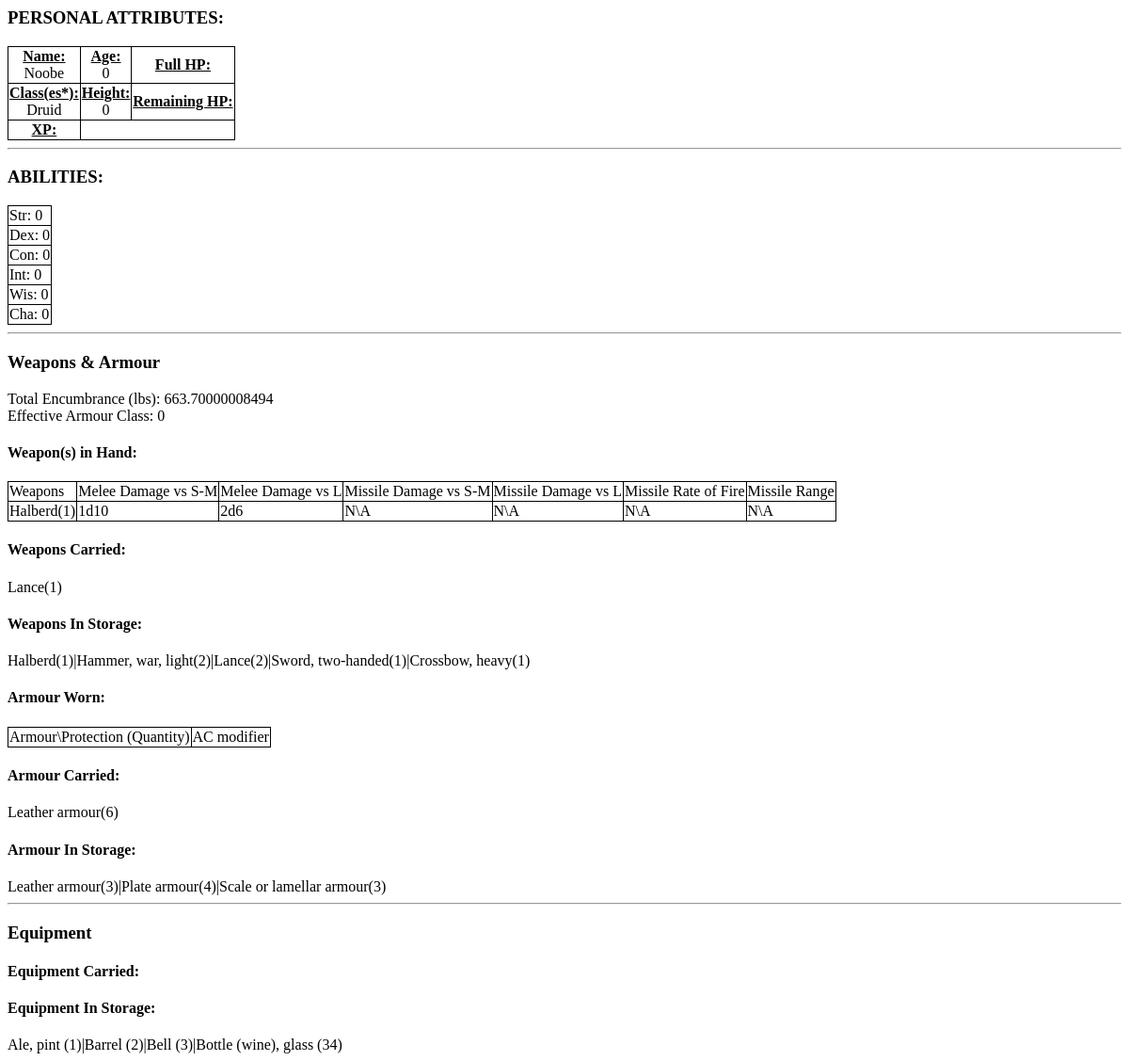
The page /osric_character_tools/charactersheet.php?CharacterId=114 on the database its author committed.
### tables this page shows
CREATE TABLE IF NOT EXISTS `characters` (
  `CharacterName` varchar(255) NOT NULL,
  `CharacterGender` int(11) NOT NULL,
  `CharacterAge` float NOT NULL,
  `CharacterHeight` float NOT NULL,
  `CharacterWeight` float NOT NULL,
  `CharacterId` bigint(20) unsigned NOT NULL AUTO_INCREMENT,
  `CharacterAlignment` int(11) NOT NULL,
  `RaceId` bigint(20) NOT NULL,
  PRIMARY KEY (`CharacterId`)
);

CREATE TABLE IF NOT EXISTS `character_abilities` (
  `CharacterId` bigint(20) NOT NULL,
  `AbilityId` bigint(20) NOT NULL,
  `Value` float NOT NULL
);

CREATE TABLE IF NOT EXISTS `abilities` (
  `AbilityId` bigint(20) NOT NULL AUTO_INCREMENT,
  `AbilityLongName` varchar(32) NOT NULL,
  `AbilityShortName` varchar(8) NOT NULL,
  PRIMARY KEY (`AbilityId`)
);

CREATE TABLE IF NOT EXISTS `character_items` (
  `CharacterItemId` bigint(20) NOT NULL AUTO_INCREMENT,
  `CharacterId` bigint(20) NOT NULL,
  `ItemId` bigint(20) NOT NULL,
  `Quantity` int(11) NOT NULL,
  `ItemStatusId` int(11) NOT NULL DEFAULT '1',
  `Magic` int(11) NOT NULL,
  PRIMARY KEY (`CharacterItemId`)
);

CREATE TABLE IF NOT EXISTS `items` (
  `ItemName` varchar(64) DEFAULT NULL,
  `ItemEncumbrance` float NOT NULL,
  `ItemCost` decimal(10,2) NOT NULL,
  `ItemId` bigint(20) unsigned NOT NULL AUTO_INCREMENT,
  `ItemType` int(11) NOT NULL,
  UNIQUE KEY `ItemId` (`ItemId`)
);

CREATE TABLE IF NOT EXISTS `weapon_as_melee` (
  `WeaponId` bigint(20) NOT NULL,
  `DamageVsSmallOrMedium` int(11) NOT NULL,
  `DamageVsLarge` int(11) NOT NULL,
  `DamageModifierVsSmallOrMedium` int(11) NOT NULL,
  `DamageModifierVsLarge` int(11) NOT NULL,
  `DamageVsSmallOrMediumMultiples` int(11) NOT NULL DEFAULT '1',
  `DamageVsLargeMultiples` int(11) NOT NULL DEFAULT '1',
  `MeleeWeaponIndex` bigint(20) NOT NULL AUTO_INCREMENT,
  PRIMARY KEY (`MeleeWeaponIndex`)
);

### osric_character_tools/inc/OsricDb.php (called while the page is built, shortened)
<?php
class OsricDb
{
	protected $cxn;
	public function doInit($aHost,$aUser,$aPasswd)
	{
		$aDbname = "osric_db";
		$this->cxn = mysqli_connect($aHost,$aUser,$aPasswd,$aDbname) or die("Couldn't connect to server");
	}
	public function getCharacter($characterId)
	{
		if($characterId == -1)
		{
			$row['CharacterName'] = "Dummy";
			$row['CharacterGender'] = "1";
			$row['CharacterAge'] = "42";
			$row['CharacterHeight'] = "65";
		}
		else
		{
			$query = sprintf("SELECT * FROM characters WHERE CharacterId='%s'",$characterId);
			$result = mysqli_query($this->cxn,$query) or die("Couldn't execute query.");
			$row = mysqli_fetch_assoc($result);
		}
		return $row;
	}
	private function getCharacterClassesResultSet($characterId)
	{
		$query = sprintf("SELECT * FROM character_classes cc INNER JOIN classes c ON cc.ClassId = c.ClassId WHERE CharacterId='%s'",$characterId);
		$result = mysqli_query($this->cxn,$query) or die("Couldn't execute query: ".$query);
		return $result;
	}
	public function getCharacterClassesAsNames($characterId)
	{
		$result = $this->getCharacterClassesResultSet($characterId);
		for($classNames = array();$row = mysqli_fetch_assoc($result);$classNames[]=$row['ClassName']);
		return $classNames;
	}
	public function getCharacterAbilities($characterId)
	{
		$query = sprintf("SELECT * FROM character_abilities ca INNER JOIN abilities a on ca.AbilityId = a.AbilityId WHERE ca.CharacterId = '%s'",$characterId);
		$result = mysqli_query($this->cxn,$query) or die("Couldn't execute query: ".$query);
		for($result_set = array();$row = mysqli_fetch_assoc($result);$result_set[]=$row);
		return $result_set;
	}
	public function getCharacterStatus($characterId)
	{
		$query = sprintf("SELECT s.StatusId,s.DisplayName,cs.Value FROM status s LEFT JOIN character_status cs ON s.StatusId = cs.StatusId AND cs.CharacterId = '%s'",$characterId);
		$result = mysqli_query($this->cxn,$query) or die("Couldn't execute query:".$query);
		for($result_set = array();$row = mysqli_fetch_assoc($result);$result_set[]=$row);
		return $result_set;
	}
	public function getTotalEncumbranceItemsCarried($characterId)
	{
		$query = "SELECT SUM(e.TotalItemEncumbrance) AS TotalEncumbrance FROM (SELECT (i.ItemEncumbrance * ci.Quantity) AS TotalItemEncumbrance FROM character_items ci INNER JOIN items i ON ci.ItemId = i.ItemId WHERE ci.CharacterId = '{$characterId}') AS e";
		$result = mysqli_query($this->cxn,$query) or die("Couldn't execute query: ".$query);
		$row = mysqli_fetch_assoc($result);
		return $row['TotalEncumbrance'];
	}
	public function getTotalEncumbranceCoinsCarried($characterId)
	{
		$query = "SELECT SUM(e.TotalCoinEncumbrance) AS TotalEncumbrance FROM (SELECT (c.CoinEncumbranceInLbs * cc.Quantity) AS TotalCoinEncumbrance FROM character_coins cc INNER JOIN coins c ON cc.CoinId = c.CoinId WHERE cc.CharacterId = '{$characterId}') AS e";
    	$result = mysqli_query($this->cxn,$query) or die("Couldn't execute query: ".$query);
    	$row = mysqli_fetch_assoc($result);
    	return $row['TotalEncumbrance'];
	}
	public function getTotalEncumbranceOnPerson($characterId)
	{
		$totalEncumbranceItemsCarried = $this->getTotalEncumbranceItemsCarried($characterId);
		$totalEncumbranceCoinsCarried = $this->getTotalEncumbranceCoinsCarried($characterId);
		$totalEncumbranceOnPerson = $totalEncumbranceItemsCarried + $totalEncumbranceCoinsCarried;
		return $totalEncumbranceOnPerson;
	}
	public function getCharacterWeaponsInStorage($characterId)
	{
		return $this->getCharacterWeaponsByStatus($characterId, "1");
	}
	public function getCharacterWeaponsCarried($characterId)
	{
		return $this->getCharacterWeaponsByStatus($characterId, "2");
	}
	public function getCharacterWeaponsInUse($characterId)
	{
		return $this->getCharacterWeaponsByStatus($characterId, "3");
	}
	private function getCharacterWeaponsByStatus($characterId, $itemStatus)
	{
		return $this->getCharacterItemTypeByStatus($characterId, "2", $itemStatus);
	}
	private function getCharacterItemTypeByStatus($characterId, $itemType, $itemStatus)
	{
		$query = "SELECT i.ItemName,i.ItemEncumbrance,i.ItemCost,ci.Quantity,ci.Magic,ci.CharacterItemId,i.ItemId FROM character_items ci INNER JOIN items i ON ci.ItemId = i.ItemId WHERE ci.CharacterId = $characterId AND i.ItemType = $itemType AND ci.ItemStatusId = $itemStatus";
		$result = mysqli_query($this->cxn,$query) or die("Couldn't execute query: ".$query);
		for($result_set = array();$row = mysqli_fetch_assoc($result);$result_set[]=$row);
		return $result_set;
	}
	public function getCharacterBaseArmourClass($characterId)
	{
		$characterStatus = $this->getCharacterStatus($characterId);
		return $characterStatus['CharacterStatusArmourClass'];
	}
	public function getCharacterArmourEffectOnAC($characterId)
	{
		$combinedEffectOnAC = 0;
		$armourInUse = $this->getCharacterArmourInUse($characterId);
		return $combinedEffectOnAC;
	}
	public function getCharacterEffectiveArmourClass($characterId)
	{
		$baseArmourClass = $this->getCharacterBaseArmourClass($characterId);
		$combinedEffectOnAC = $this->getCharacterArmourEffectOnAC($characterId);
		return $baseArmourClass + $combinedEffectOnAC;
	}
	public function getCharacterArmourInStorage($characterId)
	{
		return $this->getCharacterArmourByStatus($characterId, "1");
	}
	public function getCharacterArmourCarried($characterId)
	{
		return $this->getCharacterArmourByStatus($characterId, "2");
	}
	public function getCharacterArmourInUse($characterId)
	{
		return $this->getCharacterArmourByStatus($characterId, "3");
	}
	private function getCharacterArmourByStatus($characterId, $itemStatus)
	{
		$query = "SELECT i.ItemName,a.ArmourEffectOnArmourClass,i.ItemEncumbrance,a.ArmourMovementRate,i.ItemCost,ci.Quantity,ci.Magic,ci.ItemStatusId,ci.CharacterItemId,i.ItemId FROM character_items ci INNER JOIN armour a ON ci.ItemId = a.ItemId INNER JOIN items i ON i.ItemId = a.ItemId WHERE ci.CharacterId = $characterId AND ci.ItemStatusId = $itemStatus";
		$result = mysqli_query($this->cxn,$query) or die("Couldn't execute query:".$query);
		for($result_set = array();$row = mysqli_fetch_assoc($result);$result_set[]=$row);
		return $result_set;
	}
	public function getCharacterItemsInStorage($characterId)
	{
		return $this->getCharacterItemsByStatus($characterId,"1");
	}
	private function getCharacterItemsByStatus($characterId,$itemStatusId)
	{
		$query = "SELECT * FROM character_items ci INNER JOIN items i ON ci.ItemId = i.ItemId WHERE ci.CharacterId = $characterId AND i.ItemType = '0' AND ci.ItemStatusId = $itemStatusId";
		$result = mysqli_query($this->cxn,$query) or die("Couldn't execute query: ".$query);
		for($result_set = array();$row = mysqli_fetch_assoc($result);$result_set[]=$row);
		return $result_set;
	}
	public function getWeapon($itemId)
	{
		$query = "SELECT * FROM weapons WHERE ItemId = $itemId";
		$result = mysqli_query($this->cxn,$query) or die("Couldn't execute query: ".$query);
		$row = mysqli_fetch_assoc($result);
		return $row;
	}
	public function getWeaponAsMelee($weaponId)
	{
		$query = "SELECT * FROM weapon_as_melee WHERE WeaponId = $weaponId";
		$result = mysqli_query($this->cxn, $query) or die("Couldn't execute query: ".$query);
		$row = mysqli_fetch_assoc($result);
		return $row;
	}
	public function getWeaponAsMissile($weaponId)
	{
		$query = "SELECT * FROM weapon_as_missile WHERE WeaponId = $weaponId";
		$result = mysqli_query($this->cxn, $query) or die("Couldn't execute query: ".$query);
		$row = mysqli_fetch_assoc($result);
		return $row;
	}
}
?>

### osric_character_tools/inc/Osric.php (called while the page is built, shortened)
<?php
class Osric
{
   public static function getWeaponDmgVsSmallToMedium($weapon)
	{
		if($weapon == null) return "N\A";
		$modifier = $weapon['DamageModifierVsSmallOrMedium'];
		$modifierStr = "";
		return "".$weapon['DamageVsSmallOrMediumMultiples']."d".$weapon['DamageVsSmallOrMedium'].$modifierStr;
	}
	public static function getWeaponDmgVsLarge($weapon)
	{
		if($weapon == null) return "N\A";
		$modifier = $weapon['DamageModifierVsLarge'];
		$modifierStr = "";
		return "".$weapon['DamageVsLargeMultiples']."d".$weapon['DamageVsLarge'].$modifierStr;
	}
}
?>

### osric_character_tools/charactersheet.php (the view, shortened to what this page needs)
<?php
$characterId = $_GET['CharacterId'];
require_once(dirname(__FILE__)."/inc/OsricDb.php");
require_once(dirname(__FILE__)."/inc/Osric.php");
$myOsricDb = new OsricDb();
$myOsricDb->doInit($host,$user,$passwd);
$character = $myOsricDb->getCharacter($characterId);
$totalEncumbranceOnPerson = $myOsricDb->getTotalEncumbranceOnPerson($characterId);
$characterStatus = $myOsricDb->getCharacterStatus($characterId);
?>
<html>
<head>
<link rel="stylesheet" type="text/css" href="./css/class.css" />
</head>
<body class='clsPrintable'>
<div id='CharacterSheet'>
<?php
echo "<h3 class='cs_section_title'>PERSONAL ATTRIBUTES:</h3>\n";
echo "<table id='CharacterAttributes'>\n";
echo "<tr><td><div class='clsCellLabel'>Name:</div><div class='clsCellValue'>{$character['CharacterName']}</div></td><td><div class='clsCellLabel'>Age:</div><div class='clsCellValue'>{$character['CharacterAge']}</div></td><td><div class='clsCellLabel'>Full HP:</div><div class='clsCellValue'>{$characterStatus['CharacterStatusFullHitPoints']}</div></td></tr>\n";
echo "<tr><td><div class='clsCellLabel'>Class(es*):</div><div class='clsCellValue'>";
$characterClassesAsNames = $myOsricDb->getCharacterClassesAsNames($characterId);
$num_rows = count($characterClassesAsNames);
for($i=0;$i<$num_rows;$i++)
{
    echo "{$characterClassesAsNames[$i]}";
}
echo "</div>";
echo "</td><td><div class='clsCellLabel'>Height:</div><div class='clsCellValue'>{$character['CharacterHeight']}</div></td><td><div class='clsCellLabel'>Remaining HP:</div><div class='clsCellValue'>{$characterStatus['CharacterStatusRemainingHitPoints']}</div></td></tr>\n";
echo "<tr><td><div class='clsCellLabel'>XP:</div><div class='clsCellValue'>{$characterStatus['CharacterStatusExperiencePoints']}</div></td></tr>";
echo "</table>\n";
echo "<hr/>\n";
$character_abilities = $myOsricDb->getCharacterAbilities($characterId);
echo "<h3 class='cs_section_title'>ABILITIES:</h3>\n";
$num_abilities = count($character_abilities);
echo "<table id='CharacterAbilities'>\n";
for($i=0;$i<$num_abilities;$i++)
{
    echo "<tr><td>{$character_abilities[$i]['AbilityShortName']}: {$character_abilities[$i]['Value']}</td></tr>\n";
}
echo "</table>\n";
echo "<hr/>\n";
echo "<h3>Weapons & Armour</h3>\n";
echo "<div id='TotalEncumbrance'>Total Encumbrance (lbs): {$totalEncumbranceOnPerson}</div>\n";
$effectiveArmourClass = $myOsricDb->getCharacterEffectiveArmourClass($characterId);
echo "<div id='Effective Armour Class'>Effective Armour Class: {$effectiveArmourClass}</div>\n";
echo "<h4>Weapon(s) in Hand:</h4>\n";
echo "<table id='CharacterWeaponsInHand'>\n";
echo "<tr><td>Weapons</td><td>Melee Damage vs S-M</td><td>Melee Damage vs L</td><td>Missile Damage vs S-M</td><td>Missile Damage vs L</td><td>Missile Rate of Fire</td><td>Missile Range</td></tr>\n";
$character_weapons_in_use = $myOsricDb->getCharacterWeaponsInUse($characterId);
$num_rows = count($character_weapons_in_use);
for($i=0;$i<$num_rows;$i++)
{
    $row = $character_weapons_in_use[$i];
    $itemId = $row['ItemId'];
    $weapon = $myOsricDb->getWeapon($itemId);
    $weaponId = $weapon['WeaponId'];
    $weaponAsMelee = $myOsricDb->getWeaponAsMelee($weaponId);
    $weaponAsMeleeDmgVsSmallToMedium = Osric::getWeaponDmgVsSmallToMedium($weaponAsMelee);
    $weaponAsMeleeDmgVsLarge = Osric::getWeaponDmgVsLarge($weaponAsMelee);
    $weaponAsMissile = $myOsricDb->getWeaponAsMissile($weaponId);
    $weaponAsMissileDmgVsSmallToMedium = Osric::getWeaponDmgVsSmallToMedium($weaponAsMissile);
    $weaponAsMissileDmgVsLarge = Osric::getWeaponDmgVsLarge($weaponAsMissile);
    if($weaponAsMissile == null){
        $rateOfFire = "N\A";
        $rangeInFt = "N\A";
    }
    else{
        $rateOfFire = $weaponAsMissile['RateOfFire'];
        $rangeInFt = $weaponAsMissile['RangeInFt'];
    }
    echo "<tr><td>{$row['ItemName']}({$row['Quantity']})</td><td>{$weaponAsMeleeDmgVsSmallToMedium}</td><td>{$weaponAsMeleeDmgVsLarge}</td><td>{$weaponAsMissileDmgVsSmallToMedium}</td><td>{$weaponAsMissileDmgVsLarge}</td><td>{$rateOfFire}</td><td>{$rangeInFt}</td></tr>";
}
echo "</table>\n";
echo "<h4>Weapons Carried:</h4>\n";
echo "<div id='CharacterWeaponsCarried'>\n";
$character_weapons_carried = $myOsricDb->getCharacterWeaponsCarried($characterId);
$num_rows = count($character_weapons_carried);
for($i=0;$i<$num_rows;$i++)
{
    $row = $character_weapons_carried[$i];
    echo "{$row['ItemName']}";
    echo "({$row['Quantity']})";
}
echo "</div>\n";
echo "<h4>Weapons In Storage:</h4>\n";
echo "<div id='CharacterWeaponsInStorage'>\n";
$character_weapons_in_storage = $myOsricDb->getCharacterWeaponsInStorage($characterId);
$num_rows = count($character_weapons_in_storage);
for($i=0;$i<$num_rows;$i++)
{
    $row = $character_weapons_in_storage[$i];
    if($i > 0)
    {
        echo "|";
    }
    echo "{$row['ItemName']}";
	echo "({$row['Quantity']})";
}
echo "</div>\n";
echo "<h4>Armour Worn:</h4>\n";
echo "<table id='CharacterArmourWorn'>\n";
echo "<tr><td>Armour\\Protection (Quantity)</td></td><td>AC modifier</td></tr>\n";
echo "</table>\n";
echo "<h4>Armour Carried:</h4>\n";
echo "<div id='CharacterArmourCarried'>\n";
$character_armour_carried = $myOsricDb->getCharacterArmourCarried($characterId);
$num_rows = count($character_armour_carried);
for($i=0;$i<$num_rows;$i++)
{
    $row = $character_armour_carried[$i];
	echo "{$row['ItemName']}";
	echo "({$row['Quantity']})";
}
echo "</div>\n";
echo "<h4>Armour In Storage:</h4>\n";
echo "<div id='CharacterArmourInStorage'>\n";
$character_armour_in_storage = $myOsricDb->getCharacterArmourInStorage($characterId);
$num_rows = count($character_armour_in_storage);
for($i=0;$i<$num_rows;$i++)
{
    $row = $character_armour_in_storage[$i];
    if($i > 0)
    {
        echo "|";
    }
	echo "{$row['ItemName']}";
	echo "({$row['Quantity']})";
}
echo "</div>\n";
echo "<hr/>\n";
echo "<h3>Equipment</h3>\n";
echo "<h4>Equipment Carried:</h4>\n";
echo "<h4>Equipment In Storage:</h4>";
echo "<div id='CharacterEquipmentInStorage'>\n";
$character_items_in_storage = $myOsricDb->getCharacterItemsInStorage($characterId);
$num_rows = count($character_items_in_storage);
for($i=0;$i<$num_rows;$i++)
{
    $row = $character_items_in_storage[$i];
    if($i > 0)
    {
        echo "|";
    }
    echo "{$row['ItemName']}";
	echo "({$row['Quantity']})";
}
echo "</div>\n";
?>
</div>
</body>
</html>

### osric_character_tools/css/class.css (style rules this page uses)
body { background-color: #6FC468; }
table { border: 1px solid black; border-collapse: collapse; }
td { border-right: 1px solid black; border-bottom: 1px solid black; }
.clsPrintable { background-color: white; font-family: Verdana; }
.clsCellValue { text-align: center; }
.clsCellLabel { text-align: center; font-weight: bold; text-decoration: underline; }

### rows shown on the page
characters: CharacterName "Noobe", CharacterAge "0", CharacterHeight "0"
character_abilities: AbilityId.AbilityShortName "Str", Value "0"
character_abilities: AbilityId.AbilityShortName "Dex", Value "0"
character_abilities: AbilityId.AbilityShortName "Con", Value "0"
character_abilities: AbilityId.AbilityShortName "Int", Value "0"
character_abilities: AbilityId.AbilityShortName "Wis", Value "0"
character_abilities: AbilityId.AbilityShortName "Cha", Value "0"
character_items: ItemId.ItemName "Halberd", Quantity "1"
weapon_as_melee: weaponAsMeleeDmgVsSmallToMedium "1d10", weaponAsMeleeDmgVsLarge "2d6"
character_items: ItemId.ItemName "Lance", Quantity "1"
character_items: ItemId.ItemName "Halberd", Quantity "1"
character_items: ItemId.ItemName "Hammer, war, light", Quantity "2"
character_items: ItemId.ItemName "Lance", Quantity "2"
character_items: ItemId.ItemName "Sword, two-handed", Quantity "1"
character_items: ItemId.ItemName "Crossbow, heavy", Quantity "1"
character_items: ItemId.ItemName "Leather armour", Quantity "6"
character_items: ItemId.ItemName "Leather armour", Quantity "3"
character_items: ItemId.ItemName "Plate armour", Quantity "4"
character_items: ItemId.ItemName "Scale or lamellar armour", Quantity "3"
character_items: ItemId.ItemName "Ale, pint", Quantity "1"
character_items: ItemId.ItemName "Barrel", Quantity "2"
character_items: ItemId.ItemName "Bell", Quantity "3"
character_items: ItemId.ItemName "Bottle (wine), glass", Quantity "34"

### other values the page prints
$characterClassesAsNames[$i] "Druid"
$totalEncumbranceOnPerson "663.70000008494"
$effectiveArmourClass "0"
$weaponAsMissileDmgVsSmallToMedium "N\\A"
$weaponAsMissileDmgVsLarge "N\\A"
$rateOfFire "N\\A"
$rangeInFt "N\\A"
